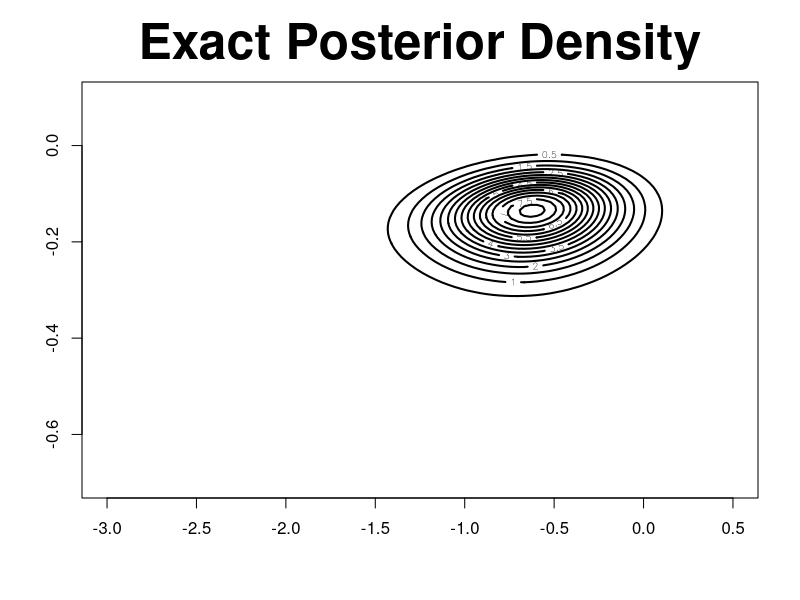
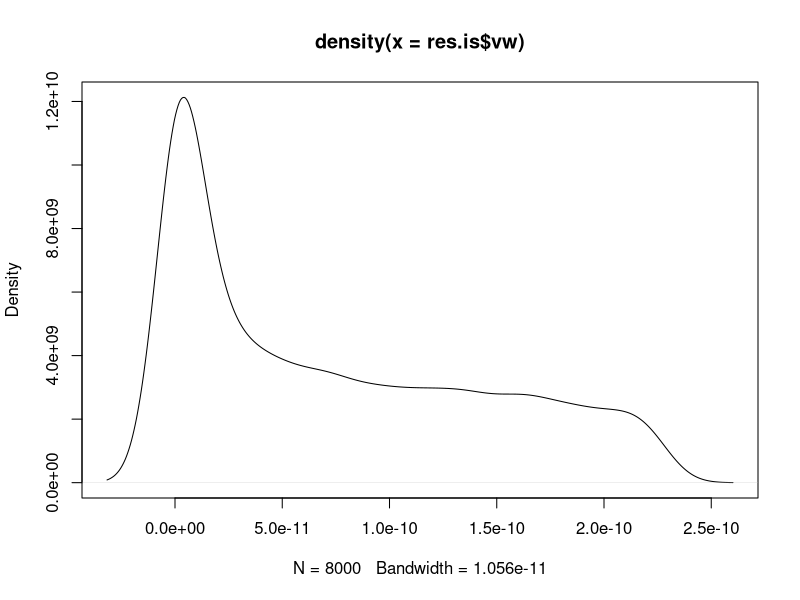

The R script that drew these images, in order:
###############################################################################

rawdata <- matrix(c(1, 53,
                    1, 57,
                    1, 58,
                    1, 63,
                    0, 66,
                    0, 67,
                    0, 67,
                    0, 67,
                    0, 68,
                    0, 69,
                    0, 70,
                    0, 70,
                    1, 70,
                    1, 70,
                    0, 72,
                    0, 73,
                    0, 75,
                    1, 75,
                    0, 76,
                    0, 76,
                    0, 78,
                    0, 79,
                    0, 81),23,2,byrow=T)

w <- rawdata[,1]
s <- rawdata[,2]

vy <- w
n  <- length(vy)
mX <- cbind(rep(1,n),s-mean(s))
d  <- ncol(mX)
mSigma     <- diag(1.0E4,d)
mSigma.inv <- diag(1.0E-4,d)

res.glm <- glm(vy~-1+mX,family=binomial(link=probit))
summary(res.glm)

###############################################################################

trapint2D <- function(xgrid, ygrid, fgrid) 
{
  ng1   <- length(xgrid)
  ng2   <- length(ygrid)
  area <- 0   
  for (i in 2:ng1) {
    for (j in 2:ng2) {
      area <- area + (xgrid[i] - xgrid[i-1])*(ygrid[j] - ygrid[j-1])*(fgrid[i,j] + fgrid[i-1,j] + fgrid[i,j-1] + fgrid[i-1,j-1])/4
    }
  }
  return(area)
}

djointLMM <- function(u,v,vy,mX,mSigma.inv) {
  log.f <- matrix(0,length(u),length(v))
  for (i in 1:length(u)) {
    for (j in 1:length(v)) {
      vtheta <- matrix(c(u[i],v[j]))
      veta <- mX%*%vtheta
      log.f[i,j] <- sum(vy*pnorm(veta, log.p=TRUE) + (1-vy)*pnorm(veta, lower.tail=FALSE, log.p=TRUE)) - 0.5*t(vtheta)%*%mSigma.inv%*%vtheta
    }
  }
  f <- exp(log.f - max(log.f))
  area <- trapint2D(u,v,f) 
  return(f/area)
}

u <- seq(-3,0.5,,100)
v <- seq(-0.7,0.1,,100)

f <- djointLMM(u,v,vy,mX,mSigma.inv)
levels <- pretty(range(f),12)

contour(u,v,f,levels=levels,lwd=2,main="Exact Posterior Density",cex.main=3)

ans <- readline()

###############################################################################

library(mvtnorm)

fast.f <- function(mTheta,vy,mX,mSigma) 
{
  N <- nrow(mTheta)
  n <- length(vy)
  mY <- matrix(vy,n,N)
  vEta <- mX%*%t(mTheta)
  
  #vy*pnorm(veta, log.p=TRUE) + (1-vy)*pnorm(veta, lower.tail=FALSE, log.p=TRUE)
  log.vp <- matrix(1,1,n)%*%(vy*pnorm(vEta, log.p=TRUE) + (1-vy)*pnorm(vEta, lower.tail=FALSE, log.p=TRUE)) + dmvnorm(mTheta,sigma=mSigma,log=TRUE)
  return(log.vp)
} 

###############################################################################

ImportanceSampling <- function(N,vmu,mLambda,nu,vy,mX,mSigma,EPS) 
{
  MAXITER <- 10000000
  log.vq <- c()
  log.vp <- c()
  for (ITER in 1:MAXITER) 
  {
    mZ <- rmvt(N, delta=as.vector(vmu), sigma=mLambda, df = nu, type = "shifted")
    log.vq.new <- dmvt(mZ, delta=as.vector(vmu), sigma=mLambda, df = nu, log=TRUE, type = "shifted")
    log.vp.new <- as.vector(fast.f(mZ,vy,mX,mSigma)) 
    log.vq <- c(log.vq,log.vq.new)
    log.vp <- c(log.vp,log.vp.new)				
    vw <- exp(log.vp - log.vq)
    N <- length(vw)
    I.hat <- mean(vw)
    se <- sqrt(var(vw)/length(vw))
    print(c(ITER,N,I.hat,se))
    if (se<EPS) {
      break;
    }
  }
  return(list(I.hat=I.hat,se=se,vw=vw))
}

fast.f2 <- function(mult, mTheta,vy,vr,mX,mSigma) 
{
  N <- nrow(mTheta)
  n <- length(vy)
  mY <- matrix(vy,n,N)
  vEta <- mX%*%t(mTheta)
  
  #vy*pnorm(veta, log.p=TRUE) + (1-vy)*pnorm(veta, lower.tail=FALSE, log.p=TRUE)
  #log.vp <- matrix(1,1,n)%*%(vy*pnorm(vEta, log.p=TRUE) + (1-vy)*pnorm(vEta, lower.tail=FALSE, log.p=TRUE)) + dmvnorm(mTheta,sigma=mSigma,log=TRUE)

  # Log-likelihood pertaining to vbeta and vu
  veta = mC%*%mTheta  
  log.vp <- t(vy*vr)%*%veta - t(vr)%*%exp(veta) - sum(lgamma(vy+1)) + dmvnorm(mTheta,sigma=mSigma,log=TRUE)
  
  # Prior
  mSigma.vbeta = solve(mult$mSigma.beta.inv)
  mSigma.vu = solve(mult$mSigma.u.inv)
  log.vp <- log.vp + dmvnorm(vtheta, blockDiag(mSigma.vbeta, mSigma.vu), log=TRUE)
  
  return(log.vp)
} 

###############################################################################

NormalisedImportanceSampling <- function(N,vmu,mLambda,nu,vy,mX,mSigma) 
{
  log.vq <- c()
  log.vp <- c()
  
  mZ <- rmvt(N, delta=as.vector(vmu), sigma=mLambda, df = nu, type = "shifted")
  log.vq <- dmvt(mZ, delta=as.vector(vmu), sigma=mLambda, df = nu, log=TRUE, type = "shifted")
  log.vp <- as.vector(fast.f(mZ,vy,mX,mSigma)) 
  
  vw <- exp(log.vp - log.vq)
  vw <- vw/sum(vw)
  
  EXPECTED.VAL <- apply(t(mZ)*vw,1,sum)
  
  return(list(EXPECTED.VAL=EXPECTED.VAL))
}

###############################################################################

LaplaceApproxPosterior <- function(vy,mX,mSigma.inv) 
{
  n <- length(vy)
  d <- ncol(mX)
  vtheta <- matrix(0,d,1)
  for (ITER in 1:1000) 
  {
    #vmu <- 1/(1+exp(-mX%*%vtheta))
    vmu <- pnorm(mX%*%vtheta)
    vg <- t(mX)%*%(vy - vmu) - mSigma.inv%*%vtheta
    mH <- - t(mX*as.vector(vmu*(1 - vmu)))%*%mX - mSigma.inv
    vtheta <- vtheta - solve(mH)%*%vg
    err <- max(abs(vg))
    if (err<1.0E-6) {
      break;
    }
    print(c(ITER,err))
  }
  return(list(vtheta=vtheta,mLambda=solve(-mH)))
}


###############################################################################

res.lap <- LaplaceApproxPosterior(vy,mX,mSigma.inv) 

vmu     <- res.lap$vtheta
mLambda <- res.lap$mLambda
nu      <- 8
EPS     <- 1.0E-12
N       <- 1000

res.is <- ImportanceSampling(N,vmu,mLambda,nu,vy,mX,mSigma,EPS) 

plot(density(res.is$vw))


res.nis <- NormalisedImportanceSampling(100*length(res.is$vw),vmu,mLambda,nu,vy,mX,mSigma) 
